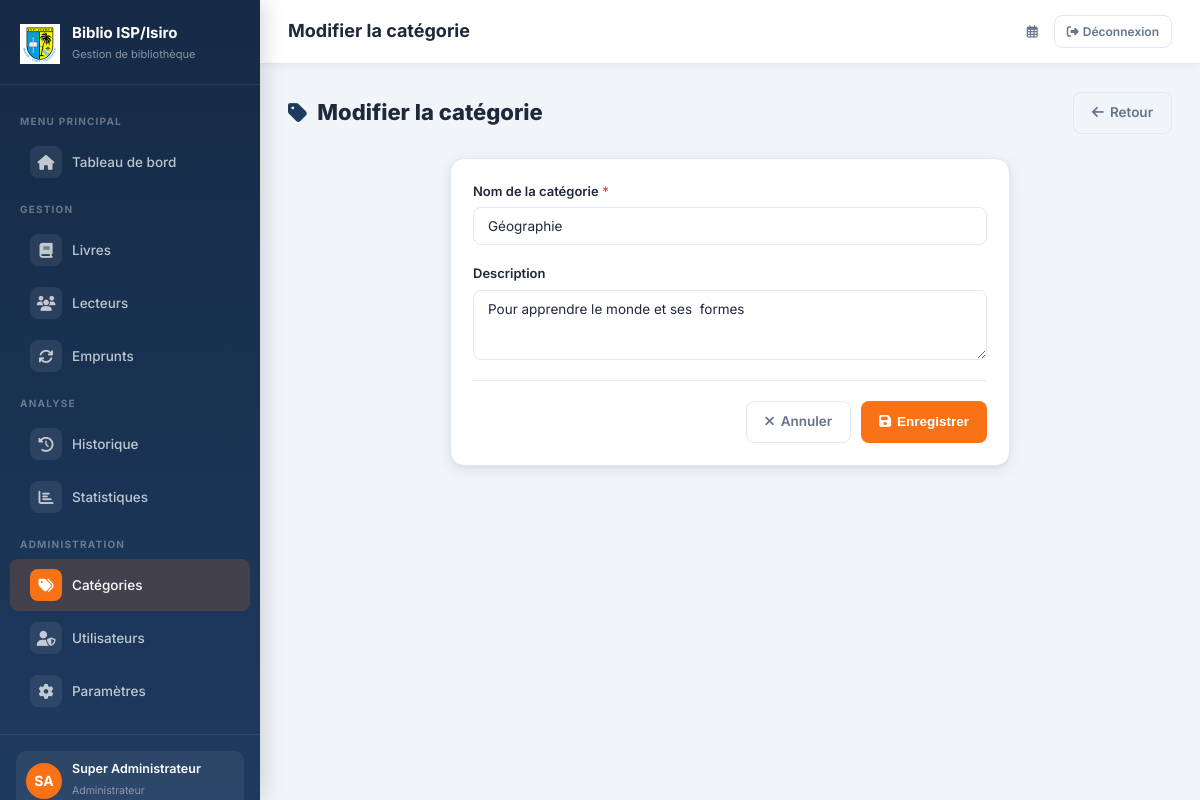
/categories/9/modifier/ (signed in), run on the app's committed database.
### bibliotheque/models.py (models this page shows, shortened)
class Utilisateur(AbstractUser):
    ROLE_CHOICES = [
        ('admin', 'Administrateur'),
        ('gestionnaire', 'Gestionnaire'),
    ]
    role = models.CharField(max_length=20, choices=ROLE_CHOICES, default='gestionnaire')
    telephone = models.CharField(max_length=20, blank=True)
    def est_admin(self):
        return self.role == 'admin'
    class Meta:
        verbose_name = 'Utilisateur'
        verbose_name_plural = 'Utilisateurs'

class Categorie(models.Model):
    nom = models.CharField(max_length=100, unique=True)
    description = models.TextField(blank=True)
    date_creation = models.DateTimeField(auto_now_add=True)
    class Meta:
        verbose_name = 'Catégorie'
        verbose_name_plural = 'Catégories'
        ordering = ['nom']

### bibliotheque/views.py (the view)
# urls.py: path('categories/<int:pk>/modifier/', views.modifier_categorie, name='modifier_categorie'),
@admin_required
def modifier_categorie(request, pk):
    cat = get_object_or_404(Categorie, pk=pk)
    form = CategorieForm(request.POST or None, instance=cat)
    if request.method == 'POST' and form.is_valid():
        form.save()
        messages.success(request, "Catégorie modifiée.")
        return redirect('bibliotheque:liste_categories')
    return render(request, 'bibliotheque/categories/form.html', {'form': form, 'titre': 'Modifier la catégorie', 'categorie': cat})

### bibliotheque/forms.py
class CategorieForm(forms.ModelForm):
    class Meta:
        model = Categorie
        fields = ['nom', 'description']
        widgets = {
            'nom': forms.TextInput(attrs={'class': 'form-control', 'placeholder': 'Nom de la catégorie'}),
            'description': forms.Textarea(attrs={'class': 'form-control', 'rows': 3, 'placeholder': 'Description (optionnelle)'}),
        }

### bibliotheque/templates/bibliotheque/categories/form.html (shortened to what this page needs)
{% extends 'bibliotheque/base.html' %}
{% block page_title %}{{ titre }}{% endblock %}
{% block content %}
<div class="page-header">
  <h1><i class="fas fa-tag" style="color:var(--primary)"></i> {{ titre }}</h1>
  <a href="{% url 'bibliotheque:liste_categories' %}" class="btn btn-outline"><i class="fas fa-arrow-left"></i> Retour</a>
</div>
<div class="card" style="max-width:560px;margin:0 auto;">
  <div class="card-body">
    <form method="post" novalidate>
      <div class="form-group">
        <label class="form-label">Nom de la catégorie <span style="color:var(--danger)">*</span></label>
        {{ form.nom }}
      </div>
      <div class="form-group">
        <label class="form-label">Description</label>
        {{ form.description }}
      </div>
      <hr class="divider"/>
      <div style="display:flex;gap:10px;justify-content:flex-end;">
        <a href="{% url 'bibliotheque:liste_categories' %}" class="btn btn-outline"><i class="fas fa-times"></i> Annuler</a>
        <button type="submit" class="btn btn-accent"><i class="fas fa-save"></i> Enregistrer</button>
      </div>
    </form>
  </div>
</div>
{% endblock %}

### bibliotheque/templates/bibliotheque/base.html (shortened to what this page needs)
{% load static %}
<!DOCTYPE html>
<html lang="fr">
<head>
  <link rel="stylesheet" href="{% static 'bibliotheque/css/style.css' %}"/>
  <link rel="stylesheet" href="https://cdnjs.cloudflare.com/ajax/libs/font-awesome/6.5.0/css/all.min.css"/>
</head>
<body>
<aside class="sidebar" id="sidebar">
  <div class="sidebar-brand">
    <div class="brand-icon">
      <img src="{% static 'bibliotheque/img/logo_isp.png' %}" alt="ISP" style="max-width: 40px; height: auto;">
    </div>
    <div class="brand-text">
      <h2>Biblio ISP/Isiro</h2>
      <small>Gestion de bibliothèque</small>
    </div>
  </div>
  <ul class="sidebar-nav">
    <li class="nav-section-label">MENU PRINCIPAL</li>
    <li>
      <a href="{% url 'bibliotheque:tableau_bord' %}" {% if request.resolver_match.url_name == 'tableau_bord' %}class="active"{% endif %}>
        <span class="nav-icon"><i class="fas fa-home"></i></span> Tableau de bord
      </a>
    </li>
    <li class="nav-section-label">GESTION</li>
    <li>
      <a href="{% url 'bibliotheque:liste_livres' %}" {% if 'livre' in request.resolver_match.url_name %}class="active"{% endif %}>
        <span class="nav-icon"><i class="fas fa-book"></i></span> Livres
      </a>
    </li>
    <li>
      <a href="{% url 'bibliotheque:liste_lecteurs' %}" {% if 'lecteur' in request.resolver_match.url_name %}class="active"{% endif %}>
        <span class="nav-icon"><i class="fas fa-users"></i></span> Lecteurs
      </a>
    </li>
    <li>
      <a href="{% url 'bibliotheque:liste_emprunts' %}" {% if 'emprunt' in request.resolver_match.url_name or request.resolver_match.url_name == 'retour_livre' %}class="active"{% endif %}>
        <span class="nav-icon"><i class="fas fa-sync"></i></span> Emprunts
      </a>
    </li>
    <li class="nav-section-label">ANALYSE</li>
    <li>
      <a href="{% url 'bibliotheque:historique' %}" {% if request.resolver_match.url_name == 'historique' %}class="active"{% endif %}>
        <span class="nav-icon"><i class="fas fa-history"></i></span> Historique
      </a>
    </li>
    <li>
      <a href="{% url 'bibliotheque:statistiques' %}" {% if request.resolver_match.url_name == 'statistiques' %}class="active"{% endif %}>
        <span class="nav-icon"><i class="fas fa-chart-bar"></i></span> Statistiques
      </a>
    </li>
    {% if request.user.est_admin %}
    <li class="nav-section-label">ADMINISTRATION</li>
    <li>
      <a href="{% url 'bibliotheque:liste_categories' %}" {% if 'categorie' in request.resolver_match.url_name %}class="active"{% endif %}>
        <span class="nav-icon"><i class="fas fa-tags"></i></span> Catégories
      </a>
    </li>
    <li>
      <a href="{% url 'bibliotheque:liste_gestionnaires' %}" {% if 'gestionnaire' in request.resolver_match.url_name %}class="active"{% endif %}>
        <span class="nav-icon"><i class="fas fa-user-shield"></i></span> Utilisateurs
      </a>
    </li>
    <li>
      <a href="{% url 'bibliotheque:parametres' %}" {% if request.resolver_match.url_name == 'parametres' %}class="active"{% endif %}>
        <span class="nav-icon"><i class="fas fa-cog"></i></span> Paramètres
      </a>
    </li>
    {% endif %}
  </ul>
  <div class="sidebar-footer">
    <div class="sidebar-user">
      <div class="user-avatar">{{ request.user.first_name|first|upper }}{{ request.user.last_name|first|upper }}</div>
      <div class="user-info">
        <p>{{ request.user.get_full_name|default:request.user.username }}</p>
        <small>{{ request.user.get_role_display }}</small>
      </div>
    </div>
  </div>
</aside>
<div class="main-wrapper">
  <header class="topbar">
    <div class="topbar-left">
      <div>
        <div class="topbar-title">{% block page_title %}Dashboard{% endblock %}</div>
      </div>
    </div>
    <div class="topbar-right">
      <span class="topbar-date"><i class="far fa-calendar-alt"></i> {{ today|date:"d M Y" }}</span>
      <a href="{% url 'bibliotheque:deconnexion' %}" class="btn btn-outline btn-sm">
        <i class="fas fa-sign-out-alt"></i> Déconnexion
      </a>
    </div>
  </header>
  <main class="content">
    {% block content %}{% endblock %}
  </main>
</div>
</body>
</html>

### data on the page
Utilisateur: user.first_name|first "S", user.last_name|first "A", user.get_full_name "Super Administrateur", user.role "Administrateur"
Categorie: nom "Géographie", description "Pour apprendre le monde et ses formes"

### other printed values
{{ titre }} "Modifier la catégorie"
